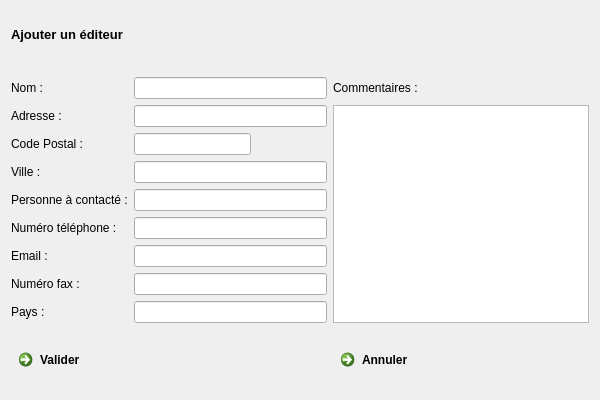
<?xml version="1.0" encoding="UTF-8"?>
<ui version="4.0">
 <class>F_AjouterEditeur</class>
 <widget class="QDialog" name="F_AjouterEditeur">
  <property name="geometry">
   <rect>
    <x>0</x>
    <y>0</y>
    <width>600</width>
    <height>400</height>
   </rect>
  </property>
  <property name="minimumSize">
   <size>
    <width>600</width>
    <height>400</height>
   </size>
  </property>
  <property name="windowTitle">
   <string>Dialog</string>
  </property>
  <layout class="QGridLayout" name="gridLayout_2">
   <item row="0" column="0">
    <layout class="QGridLayout" name="gridLayout">
     <item row="0" column="0" colspan="2">
      <widget class="QLabel" name="Lb_TitreFenetre">
       <property name="font">
        <font>
         <pointsize>10</pointsize>
         <weight>75</weight>
         <bold>true</bold>
        </font>
       </property>
       <property name="text">
        <string>Ajouter un éditeur</string>
       </property>
      </widget>
     </item>
     <item row="1" column="0" colspan="4">
      <spacer name="HS_2">
       <property name="orientation">
        <enum>Qt::Vertical</enum>
       </property>
       <property name="sizeType">
        <enum>QSizePolicy::Fixed</enum>
       </property>
       <property name="sizeHint" stdset="0">
        <size>
         <width>13</width>
         <height>13</height>
        </size>
       </property>
      </spacer>
     </item>
     <item row="2" column="0">
      <widget class="QLabel" name="Lb_Nom">
       <property name="text">
        <string>Nom :</string>
       </property>
      </widget>
     </item>
     <item row="2" column="1" colspan="2">
      <widget class="QLineEdit" name="LE_NomEdit">
       <property name="maximumSize">
        <size>
         <width>250</width>
         <height>16777215</height>
        </size>
       </property>
      </widget>
     </item>
     <item row="2" column="3">
      <widget class="QLabel" name="LB_Commentaires">
       <property name="text">
        <string>Commentaires :</string>
       </property>
      </widget>
     </item>
     <item row="3" column="0">
      <widget class="QLabel" name="LB_Adresse">
       <property name="text">
        <string>Adresse :</string>
       </property>
      </widget>
     </item>
     <item row="3" column="1" colspan="2">
      <widget class="QLineEdit" name="LE_AdresseEdit">
       <property name="maximumSize">
        <size>
         <width>250</width>
         <height>16777215</height>
        </size>
       </property>
      </widget>
     </item>
     <item row="3" column="3" rowspan="8">
      <widget class="QTextEdit" name="TxE_CommentairesEdit"/>
     </item>
     <item row="4" column="0">
      <widget class="QLabel" name="LB_CP">
       <property name="text">
        <string>Code Postal :</string>
       </property>
      </widget>
     </item>
     <item row="4" column="1">
      <widget class="QLineEdit" name="LE_CPEdit">
       <property name="maximumSize">
        <size>
         <width>250</width>
         <height>16777215</height>
        </size>
       </property>
      </widget>
     </item>
     <item row="5" column="0">
      <widget class="QLabel" name="LB_Ville">
       <property name="text">
        <string>Ville :</string>
       </property>
      </widget>
     </item>
     <item row="5" column="1" colspan="2">
      <widget class="QLineEdit" name="LE_VilleEdit">
       <property name="maximumSize">
        <size>
         <width>250</width>
         <height>16777215</height>
        </size>
       </property>
      </widget>
     </item>
     <item row="6" column="0">
      <widget class="QLabel" name="LB_PersonneContact">
       <property name="text">
        <string>Personne à contacté :</string>
       </property>
      </widget>
     </item>
     <item row="6" column="1" colspan="2">
      <widget class="QLineEdit" name="LE_PersonneContactEdit">
       <property name="maximumSize">
        <size>
         <width>250</width>
         <height>16777215</height>
        </size>
       </property>
      </widget>
     </item>
     <item row="7" column="0">
      <widget class="QLabel" name="LB_Num">
       <property name="text">
        <string>Numéro téléphone :</string>
       </property>
      </widget>
     </item>
     <item row="7" column="1" colspan="2">
      <widget class="QLineEdit" name="LE_NumTel">
       <property name="maximumSize">
        <size>
         <width>250</width>
         <height>16777215</height>
        </size>
       </property>
      </widget>
     </item>
     <item row="8" column="0">
      <widget class="QLabel" name="LB_Email">
       <property name="text">
        <string>Email :</string>
       </property>
      </widget>
     </item>
     <item row="8" column="1" colspan="2">
      <widget class="QLineEdit" name="LE_EmailEdit">
       <property name="maximumSize">
        <size>
         <width>250</width>
         <height>16777215</height>
        </size>
       </property>
      </widget>
     </item>
     <item row="9" column="0">
      <widget class="QLabel" name="LB_NumFax">
       <property name="text">
        <string>Numéro fax :</string>
       </property>
      </widget>
     </item>
     <item row="9" column="1" colspan="2">
      <widget class="QLineEdit" name="LE_FaxEdit">
       <property name="maximumSize">
        <size>
         <width>250</width>
         <height>16777215</height>
        </size>
       </property>
      </widget>
     </item>
     <item row="10" column="0">
      <widget class="QLabel" name="LB_Pays">
       <property name="text">
        <string>Pays :</string>
       </property>
      </widget>
     </item>
     <item row="10" column="1" colspan="2">
      <widget class="QLineEdit" name="LE_PaysEdit">
       <property name="maximumSize">
        <size>
         <width>250</width>
         <height>16777215</height>
        </size>
       </property>
      </widget>
     </item>
     <item row="12" column="0" colspan="2">
      <widget class="QCommandLinkButton" name="Bt_Valider">
       <property name="maximumSize">
        <size>
         <width>320</width>
         <height>16777215</height>
        </size>
       </property>
       <property name="text">
        <string>Valider</string>
       </property>
       <property name="icon">
        <iconset>
         <normaloff>valider.png</normaloff>valider.png</iconset>
       </property>
       <property name="iconSize">
        <size>
         <width>30</width>
         <height>30</height>
        </size>
       </property>
      </widget>
     </item>
     <item row="12" column="3">
      <widget class="QCommandLinkButton" name="Bt_Annuler">
       <property name="maximumSize">
        <size>
         <width>320</width>
         <height>16777215</height>
        </size>
       </property>
       <property name="text">
        <string>Annuler</string>
       </property>
       <property name="icon">
        <iconset>
         <normaloff>annuler.png</normaloff>annuler.png</iconset>
       </property>
       <property name="iconSize">
        <size>
         <width>30</width>
         <height>30</height>
        </size>
       </property>
      </widget>
     </item>
     <item row="11" column="0" colspan="4">
      <spacer name="VS">
       <property name="orientation">
        <enum>Qt::Vertical</enum>
       </property>
       <property name="sizeType">
        <enum>QSizePolicy::Fixed</enum>
       </property>
       <property name="sizeHint" stdset="0">
        <size>
         <width>13</width>
         <height>13</height>
        </size>
       </property>
      </spacer>
     </item>
     <item row="12" column="2">
      <spacer name="HS">
       <property name="orientation">
        <enum>Qt::Horizontal</enum>
       </property>
       <property name="sizeType">
        <enum>QSizePolicy::Fixed</enum>
       </property>
       <property name="sizeHint" stdset="0">
        <size>
         <width>70</width>
         <height>20</height>
        </size>
       </property>
      </spacer>
     </item>
    </layout>
   </item>
  </layout>
 </widget>
 <resources/>
 <connections/>
</ui>
